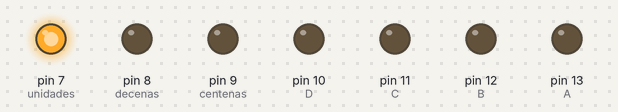
Bench run of a sketch on a simulated Arduino Uno, built with avr-gcc and run on an emulated ATmega328P. On the bench: output pins drawn as LEDs (lit = HIGH).

Above: at 0.05 s.
At 4.95 s:
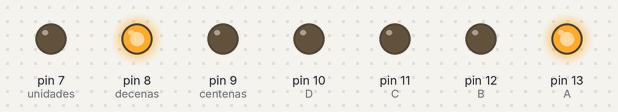
At 9.95 s:
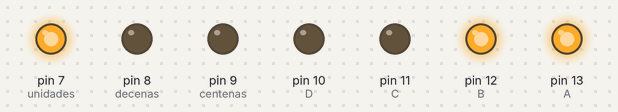
At 19.95 s:
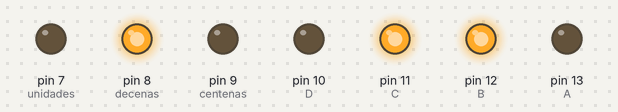
At 29.86 s:
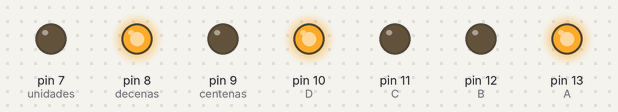
At 39.86 s:
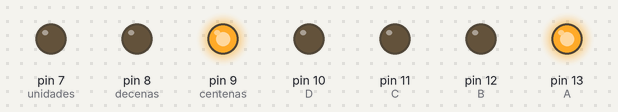
Timing chart, 0 to 40.0 s (numbered marks = the images above):
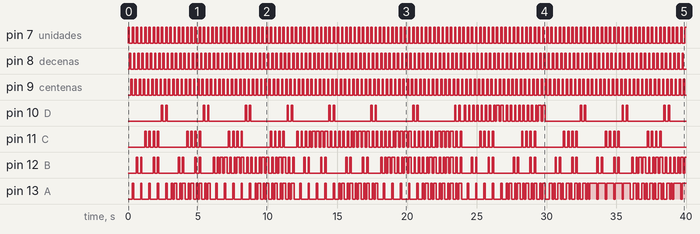

Measured:
- by itself, pin 7 (unidades), pin 8 (decenas), pin 9 (centenas): alternates HIGH for 0.10 s and LOW for 0.20 s
- by itself, pin 10 (D): LOW → HIGH at 2.4 s, → LOW 0.10 s later, → HIGH 0.20 s later, → LOW 0.10 s later, … (84 changes in this stretch)
- by itself, pin 11 (C): LOW → HIGH at 1.2 s, → LOW 0.10 s later, → HIGH 0.20 s later, → LOW 0.10 s later, … (152 changes in this stretch)
- by itself, pin 12 (B): LOW → HIGH at 0.60 s, → LOW 0.10 s later, → HIGH 0.20 s later, → LOW 0.10 s later, … (171 changes in this stretch)
- by itself, pin 13 (A): LOW → HIGH at 0.30 s, → LOW 0.10 s later, → HIGH 0.50 s later, → LOW 0.10 s later, … (203 changes in this stretch)

The sketch:

contador0-999.ino
```cpp
//Mishel Mejia-Ciercom 6"A"- Sistemas Microprocesados

// Declarar variables de los pines del arduino
int A= 13;
int B=12;
int C=11;
int D=10;
int unidades=7;
int decenas=8;
int centenas=9;
int valor_centena;
int valor_decena;
int valor_unidad;
int contador=0;

void setup() {
//declarar el estado de los pines del arduino en este caso todos los pines se han declarado como salida
pinMode (A,OUTPUT);//BIT MAS SIGNIFICATIVO
pinMode (B,OUTPUT);
pinMode (C,OUTPUT);
pinMode (D,OUTPUT);//BIT MENOS SIGNIFICATIVO
pinMode (unidades, OUTPUT);
pinMode (decenas, OUTPUT);
pinMode (centenas, OUTPUT);
}

void loop() {

  for (;contador<999; contador++){// este for limita el numero al que llegará nuestros display
    valor_centena= contador/100;
    valor_decena= (contador/10)-(valor_centena*10); // el contador de decenas hasta el 9 será 0 porque la division es con (/) y de tipo int. Una vez que llegue al 10 empezará a salir 1, y cuando llegue al 20 2 y asi sucesivamente
    valor_unidad= (contador -((valor_centena*100)+(valor_decena*10))); // cálculo para las unidades
    //como arduino lee linea por linea en este caso por la multiplexación se prenderan las unidades,decenas y centenas en tiempos diferentes aunque el ojo humano no lo notará porque ocurre muy rapido
    digitalWrite (unidades, HIGH);
    digitalWrite (decenas, LOW);
    digitalWrite (centenas, LOW);
    //Imprimir dato
    contador_display (valor_unidad);// para imprimir ese parametro
    delay (100);
    digitalWrite (unidades, LOW);
    digitalWrite (decenas, HIGH);
    digitalWrite (centenas, LOW);
    //imprimir dato
     contador_display (valor_decena);// para imprimir ese parametro
      delay (100);
    digitalWrite (unidades, LOW);
    digitalWrite (decenas, LOW);
    digitalWrite (centenas, HIGH);
    //imprimir dato
     contador_display (valor_centena);// para imprimir ese parametro
      delay (100);
    }


    }

void contador_display(int numero)// en int numero se almacena decena y unidad
{// switch para evaluar los diferentes casos
  switch (numero) {
  // En esta parte se realiza los diferentes numeros del 0 al 9 que se observaran en los displays, como se puede ver estan en binario.
  // D es el bit menos siginificativo y A el bit mas siginificativo (DCBA)
   case 0:
  //0, el cero en binario  es 0000
   digitalWrite(A,LOW);
  digitalWrite(B,LOW);
  digitalWrite(C,LOW);
  digitalWrite(D,LOW);
    break;
    case 1:
  //1 el uno en binario es 0001
   digitalWrite(A,HIGH);
  digitalWrite(B,LOW);
  digitalWrite(C,LOW);
  digitalWrite(D,LOW);
    break;
    case 2:
  //2 el dos en binario es 0010
   digitalWrite(A,LOW);
  digitalWrite(B,HIGH);
  digitalWrite(C,LOW);
  digitalWrite(D,LOW);
    break;
    case 3:
  //3  el tres en binario es 0011
  digitalWrite(A,HIGH);
  digitalWrite(B,HIGH);
  digitalWrite(C,LOW);
  digitalWrite(D,LOW);
    break;
    case 4:

  //4  el cuatro en binario es 0100
   digitalWrite(A,LOW);
  digitalWrite(B,LOW);
  digitalWrite(C,HIGH);
  digitalWrite(D,LOW);
    break;
    case 5:
  //5   el cinco en binario es 0101
  digitalWrite(A,HIGH);
  digitalWrite(B,LOW);
  digitalWrite(C,HIGH);
  digitalWrite(D,LOW);
    break;
    case 6:
  //6 el seis en binario es 0110
  digitalWrite(A,LOW);
  digitalWrite(B,HIGH);
  digitalWrite(C,HIGH);
  digitalWrite(D,LOW);
    break;
    case 7:
  //7 el siete en binario es 0111
  digitalWrite(A,HIGH);
  digitalWrite(B,HIGH);
  digitalWrite(C,HIGH);
  digitalWrite(D,LOW);
    break;
    case 8:
  //8 el ocho en binario es 1000
  digitalWrite(A,LOW);
  digitalWrite(B,LOW);
  digitalWrite(C,LOW);
  digitalWrite(D,HIGH);
    break;
    case 9:
  //9  el nueve en binario es 1001
  digitalWrite(A,HIGH);
  digitalWrite(B,LOW);
  digitalWrite(C,LOW);
  digitalWrite(D,HIGH);
break;
  }
  }
```
